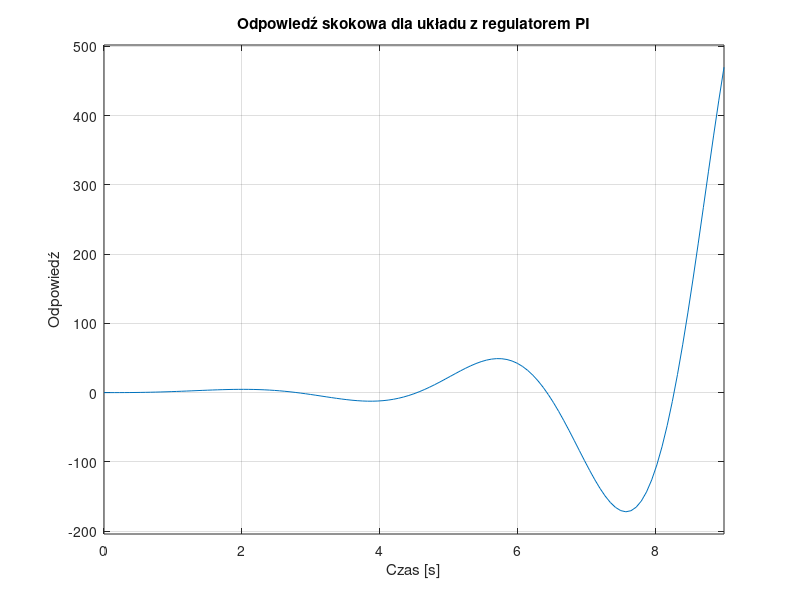
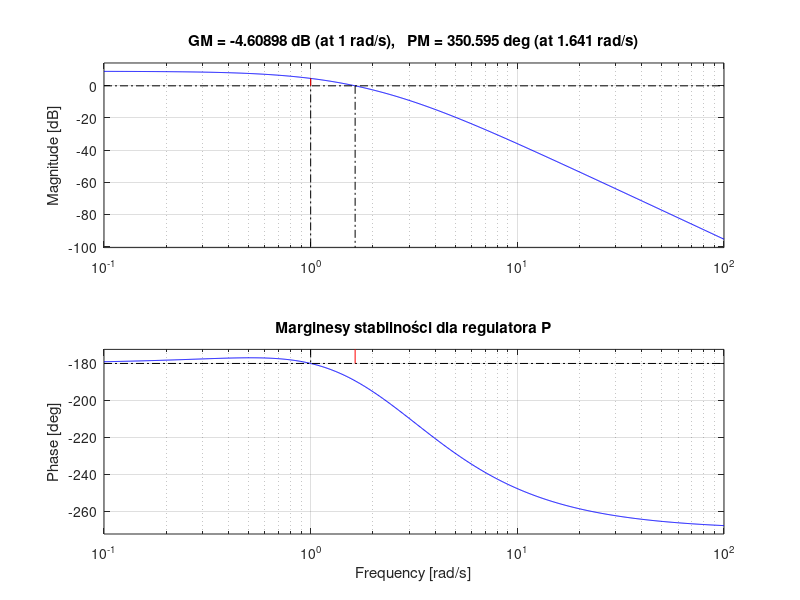
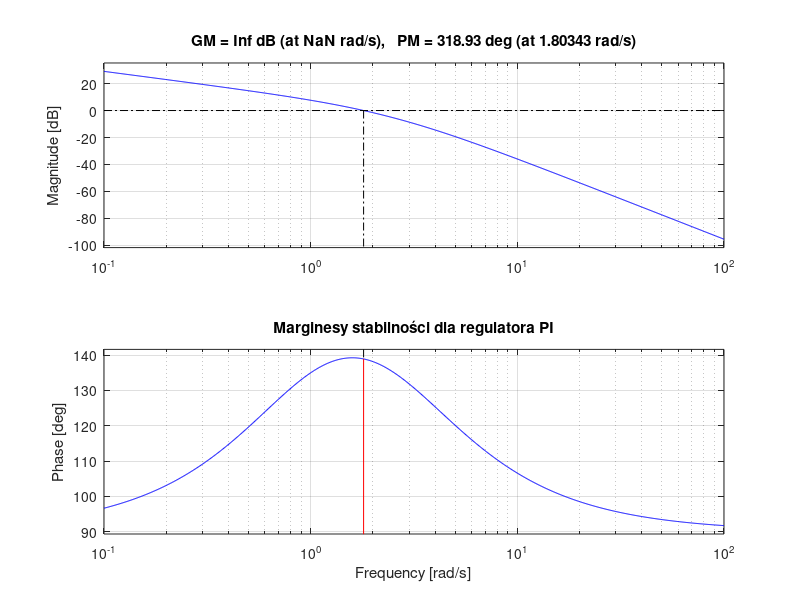
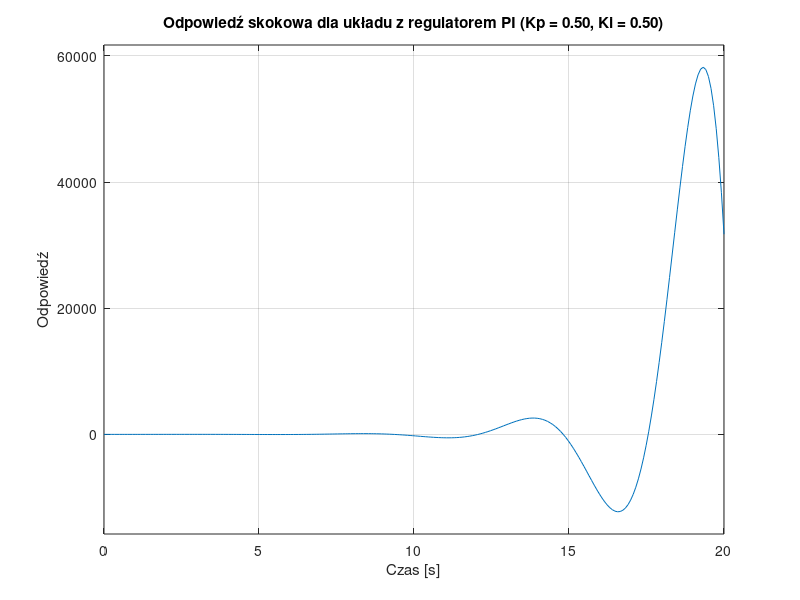

Write MATLAB code to recreate these figures, in order.
A = 8;
B = 9;
C = A + B;

% Transmitancja obiektu
G2 = tf([C], conv([1 2], conv([1 3], [1 -1])));

% Definiowanie regulatora P i PI
Kp = 1;  % wartość początkowa
Ki = 1;  % wartość początkowa

% Regulator P
G_P = tf([Kp], [1]);

% Regulator PI
G_PI = tf([Kp Ki], [1 0]);

% Transmitancja układu otwartego z regulatorem P
open_loop_P = series(G_P, G2);
% Transmitancja układu zamkniętego z regulatorem P
closed_loop_P = feedback(open_loop_P, 1);

% Transmitancja układu otwartego z regulatorem PI
open_loop_PI = series(G_PI, G2);
% Transmitancja układu zamkniętego z regulatorem PI
closed_loop_PI = feedback(open_loop_PI, 1);

% Symulacja odpowiedzi skokowej
figure;
subplot(2,1,1);
step(closed_loop_P);
title('Odpowiedź skokowa dla układu z regulatorem P');
xlabel('Czas [s]');
ylabel('Odpowiedź');

subplot(2,1,2);
step(closed_loop_PI);
title('Odpowiedź skokowa dla układu z regulatorem PI');
xlabel('Czas [s]');
ylabel('Odpowiedź');

% Analiza stabilności
figure;
margin(open_loop_P);
title('Marginesy stabilności dla regulatora P');

figure;
margin(open_loop_PI);
title('Marginesy stabilności dla regulatora PI');

% Sprawdzanie stabilności dla różnych wartości Kp i Ki
Kp_values = [0.5, 2];
Ki_values = [0.5, 2];

for Kp = Kp_values
    for Ki = Ki_values
        % Regulator PI
        G_PI = tf([Kp Ki], [1 0]);
        % Układ otwarty
        open_loop_PI = series(G_PI, G2);
        % Układ zamknięty
        closed_loop_PI = feedback(open_loop_PI, 1);

        % Sprawdzenie stabilności
        [Gm, Pm, Wcg, Wcp] = margin(open_loop_PI);
        fprintf('Dla Kp = %.2f i Ki = %.2f:\n', Kp, Ki);
        fprintf('Margines amplitudy: %.2f dB\n', 20*log10(Gm));
        fprintf('Margines fazy: %.2f stopni\n', Pm);
        fprintf('Częstotliwość przecięcia fazowego: %.2f rad/s\n', Wcp);
        fprintf('Częstotliwość przecięcia amplitudowego: %.2f rad/s\n\n', Wcg);

        figure;
        step(closed_loop_PI);
        title(sprintf('Odpowiedź skokowa dla układu z regulatorem PI (Kp = %.2f, Ki = %.2f)', Kp, Ki));
        xlabel('Czas [s]');
        ylabel('Odpowiedź');
    end
end
